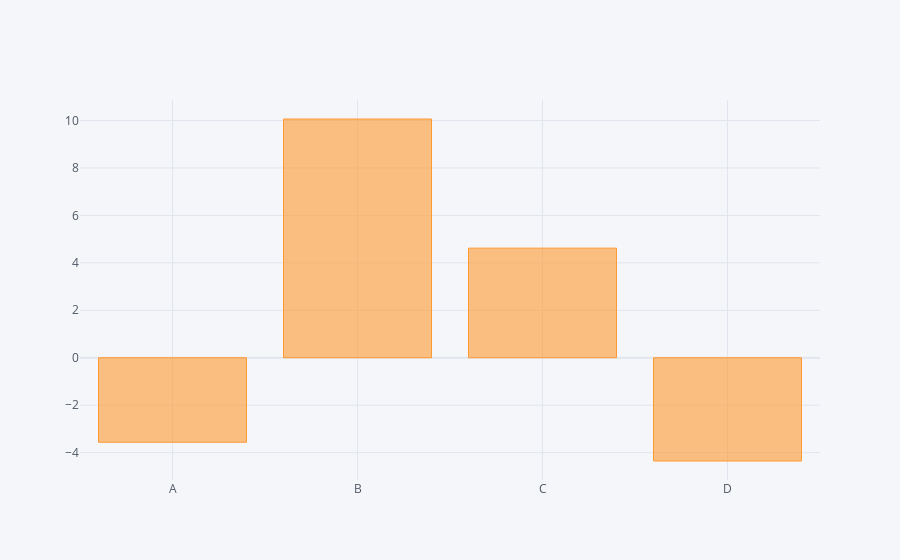

Write notebook code for a chart like this one.
### Code cell
df.sum().iplot(kind='bar')

### Figure 1 — Plotly figure (JSON) as saved in the notebook; plotly's stock layout.template omitted (floating-point values rounded to 4 significant figures)
{"data": [{"marker": {"color": "rgba(255, 153, 51, 0.6)", "line": {"color": "rgba(255, 153, 51, 1.0)", "width": 1}}, "name": "None", "orientation": "v", "text": "", "type": "bar", "x": ["A", "B", "C", "D"], "y": [-3.562, 10.06, 4.62, -4.353]}], "layout": {"legend": {"bgcolor": "#F5F6F9", "font": {"color": "#4D5663"}}, "paper_bgcolor": "#F5F6F9", "plot_bgcolor": "#F5F6F9", "title": {"font": {"color": "#4D5663"}}, "xaxis": {"gridcolor": "#E1E5ED", "showgrid": true, "tickfont": {"color": "#4D5663"}, "title": {"font": {"color": "#4D5663"}, "text": ""}, "zerolinecolor": "#E1E5ED"}, "yaxis": {"gridcolor": "#E1E5ED", "showgrid": true, "tickfont": {"color": "#4D5663"}, "title": {"font": {"color": "#4D5663"}, "text": ""}, "zerolinecolor": "#E1E5ED"}}}
